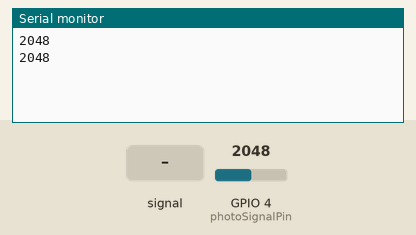
Simulated run of this program. Board: ESP32. Shown: the last lines printed to the serial monitor. Inputs (shaded band) come from the test bench; at power-on: GPIO 4 (photoSignalPin) = 2048.

Above: at 1.8 s.
1.9 s: GPIO 4 (photoSignalPin) fed a 200 Hz sine of ±1842 counts around its level
At 3.8 s:
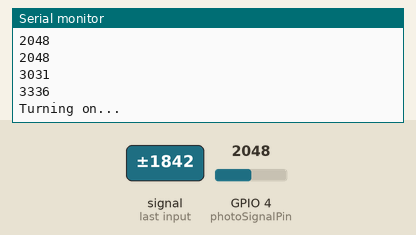
4.5 s: GPIO 4 (photoSignalPin) set to 2866
At 5.8 s:
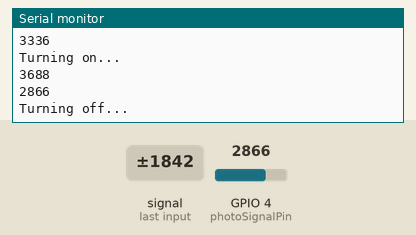
6.5 s: GPIO 4 (photoSignalPin) fed a 1000 Hz sine of ±1023 counts around its level
At 7.4 s:
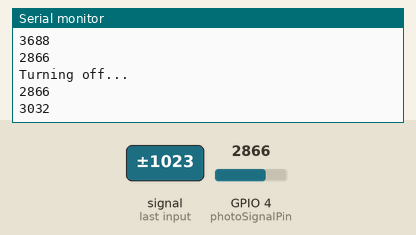
8.0 s: GPIO 4 (photoSignalPin) set to 3603
At 8.8 s:
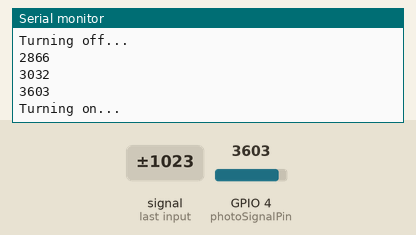
Timing chart, 0 to 10.5 s (numbered marks = the images above; inputs shaded):
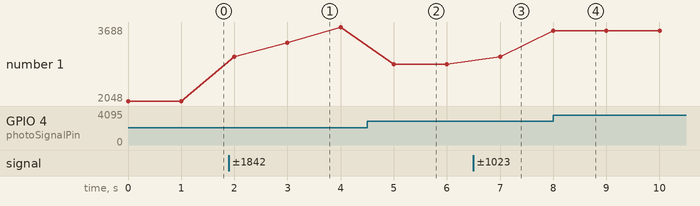

Measured:
- after the input at 1.9 s, the serial monitor: prints a new line after 0.10 s (image 1)
- after the input at 4.5 s, the serial monitor: prints a new line after 0.50 s (image 2)
- after the input at 6.5 s, the serial monitor: prints a new line after 0.50 s (image 3)
- after the input at 8.0 s, the serial monitor: prints a new line at once (image 4)
- plotted number 1: 2048 → 3688 after the input at 1.9 s, 3688 → 2866 after the input at 4.5 s, 2866 → 3032 after the input at 6.5 s, 3032 → 3603 after the input at 8.0 s

The program:

main.cpp
```cpp
#include <Arduino.h>
#define photoSignalPin 4

bool bootState = false;               //set default state of ESP32 to be off

void setup() {
Serial.begin(9600);                   //set serial monitor communication speed
pinMode(photoSignalPin, INPUT);       //set photoresistor signal pin to be input


}

void loop() {
  int light = analogRead(photoSignalPin);       //store the signal pin into light variable
  int lightLevel = map(light, 0,4095,0,15);     //map the analog values into 16 values (lightlevel is 15 when light is 4095)
  Serial.println(light);                        //print the light value onto serial monitor

  //check if ESP32 needs to be turned on
  if (lightLevel > 11 && !bootState)
  {
    Serial.println("Turning on...");
    bootState = true;
  }
  else if (lightLevel <= 11 && bootState)
  {
    Serial.println("Turning off...");
    bootState = false;
  }
  delay(1000);
}
```
